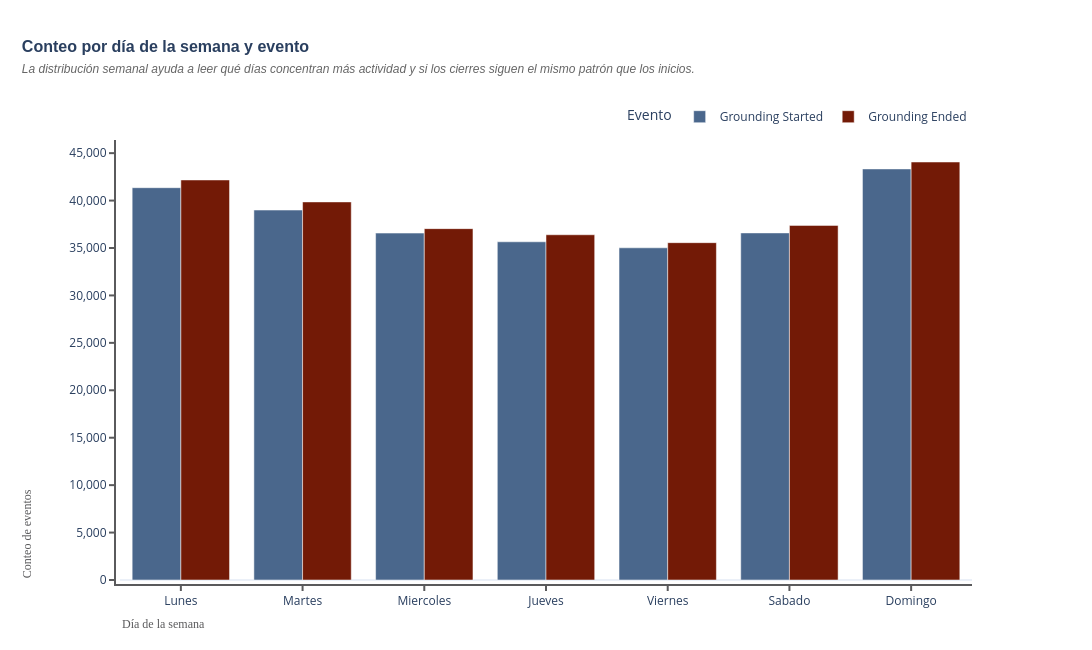

Notebook code cell kept with this figure:
### Code cell
#? Visualizacion con Plotly de la agrupacion por dia de la semana
agrupacion_dia_semana_plot = agrupacion_dia_semana.reset_index().melt(id_vars='dia_semana', value_vars=['Grounding Started', 'Grounding Ended'], var_name='event', value_name='conteo')

fig = px.bar(
    agrupacion_dia_semana_plot,
    x='dia_semana',
    y='conteo',
    color='event',
    barmode='group',
    category_orders={'dia_semana': orden_dias},
    color_discrete_map=EVENT_COLORS,
    title='Conteo por dia de la semana y evento'
)
apply_dashboard_theme(
    fig,
    'Conteo por día de la semana y evento',
    'La distribución semanal ayuda a leer qué días concentran más actividad y si los cierres siguen el mismo patrón que los inicios.',
    height=650,
)
apply_dashboard_axes(fig, x_label='Día de la semana', y_label='Conteo de eventos', x_tick_angle=0, y_axis_style={'tickformat': ',.0f'})
fig.update_layout(hovermode='x', legend=dict(title='Evento', orientation='h', yanchor='bottom', y=1.02, xanchor='right', x=1))
fig.show()

### Figure 1 — Plotly figure (JSON) as saved in the notebook; plotly's stock layout.template omitted (floating-point values rounded to 4 significant figures)
{"data": [{"alignmentgroup": "True", "hovertemplate": "event=Grounding Started<br>dia_semana=%{x}<br>conteo=%{y}<extra></extra>", "legendgroup": "Grounding Started", "marker": {"color": "#4A678C", "pattern": {"shape": ""}}, "name": "Grounding Started", "offsetgroup": "Grounding Started", "orientation": "v", "showlegend": true, "textposition": "auto", "x": ["Lunes", "Martes", "Miercoles", "Jueves", "Viernes", "Sabado", "Domingo"], "xaxis": "x", "y": [41359, 39000, 36574, 35655, 35022, 36590, 43336], "yaxis": "y", "type": "bar"}, {"alignmentgroup": "True", "hovertemplate": "event=Grounding Ended<br>dia_semana=%{x}<br>conteo=%{y}<extra></extra>", "legendgroup": "Grounding Ended", "marker": {"color": "#731A06", "pattern": {"shape": ""}}, "name": "Grounding Ended", "offsetgroup": "Grounding Ended", "orientation": "v", "showlegend": true, "textposition": "auto", "x": ["Lunes", "Martes", "Miercoles", "Jueves", "Viernes", "Sabado", "Domingo"], "xaxis": "x", "y": [42174, 39858, 37043, 36397, 35563, 37385, 44067], "yaxis": "y", "type": "bar"}], "layout": {"xaxis": {"anchor": "y", "domain": [0.0, 1.0], "title": {"text": ""}, "categoryorder": "array", "categoryarray": ["Lunes", "Martes", "Miercoles", "Jueves", "Viernes", "Sabado", "Domingo"], "showgrid": false, "showline": true, "linewidth": 2, "linecolor": "#5A5A5C", "tickangle": 0, "ticks": "outside", "tickwidth": 2, "tickcolor": "#5A5A5C"}, "yaxis": {"anchor": "x", "domain": [0.0, 1.0], "title": {"text": ""}, "showgrid": false, "showline": true, "linewidth": 2, "linecolor": "#5A5A5C", "ticks": "outside", "tickwidth": 2, "tickcolor": "#5A5A5C", "tickformat": ",.0f"}, "legend": {"title": {"text": "Evento"}, "tracegroupgap": 0, "orientation": "h", "yanchor": "bottom", "y": 1.02, "xanchor": "right", "x": 1}, "title": {"text": "<b>Conteo por día de la semana y evento</b><br><i><span style='font-size:12px;font-weight:200;color:#666'>La distribución semanal ayuda a leer qué días concentran más actividad y si los cierres siguen el mismo patrón que los inicios.</span></i>", "font": {"size": 16, "family": "Arial"}, "x": 0.02, "xanchor": "left", "y": 0.92}, "barmode": "group", "margin": {"l": 120, "r": 120, "b": 70, "t": 140, "pad": 4}, "autosize": false, "width": 1200, "height": 650, "paper_bgcolor": "white", "plot_bgcolor": "white", "annotations": [{"font": {"color": "#5A5A5C", "family": "Arial Black", "size": 12}, "showarrow": false, "text": "Día de la semana", "x": 0, "xanchor": "left", "xref": "paper", "y": -0.12, "yanchor": "bottom", "yref": "paper"}, {"font": {"color": "#5A5A5C", "family": "Arial Black", "size": 12}, "showarrow": false, "text": "Conteo de eventos", "textangle": -90, "x": -0.12, "xanchor": "left", "xref": "paper", "y": 0, "yanchor": "bottom", "yref": "paper"}], "hovermode": "x"}}
